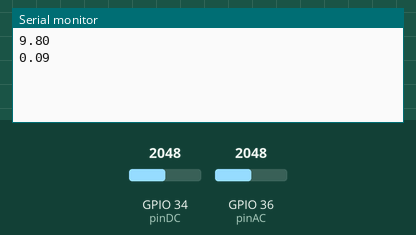
This sketch was run on a simulated ESP32. On the bench: the last lines printed to the serial monitor. Inputs (shaded band) come from the test bench; at power-on: GPIO 34 (pinDC) = 2048, GPIO 36 (pinAC) = 2048.

Above: at 2.2 s.
2.3 s: GPIO 34 (pinDC) set to 2866
At 2.6 s:
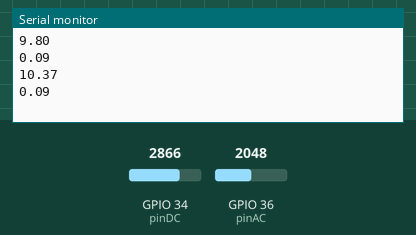
3.8 s: GPIO 36 (pinAC) set to 2866
At 5.1 s:
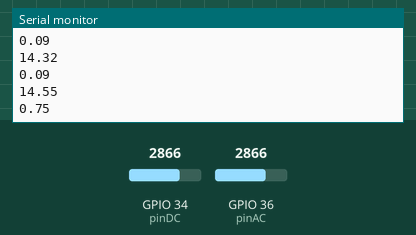
5.3 s: GPIO 34 (pinDC) set to 3603
At 6.0 s:
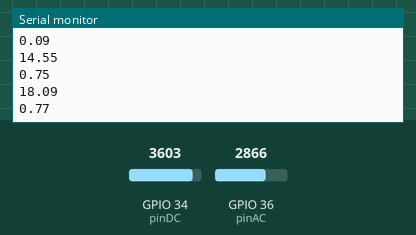
6.8 s: GPIO 36 (pinAC) set to 3603
At 7.7 s:
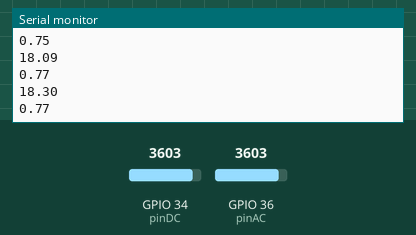
Timing chart, 0 to 9.3 s (numbered marks = the images above; inputs shaded):
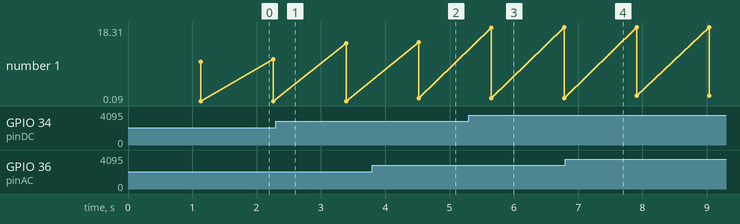

Measured:
- after the input at 3.8 s, the serial monitor: prints a new line after 0.72 s (image 2)
- after the input at 5.3 s, the serial monitor: prints a new line after 0.35 s (image 3)
- plotted number 1: 0.09 → 0.75 after the input at 3.8 s, 0.77 → 1.38 after the input at 6.8 s

The sketch:

multimetro.ino
```cpp
//Variables para DC
const int pinDC = 34;
float dcValue = 0;
float dcVoltage = 0;
//Variables para AC
const int n = 17;
const int pinAC = 36;
int acValue = 0;
float acVoltage = 0;
float aux =0;
float acV = 0;

void setup(){
  Serial.begin(9600);
  delay(1000);
}

void loop(){
  //Para calcular el Voltaje de corriente directa
  for(int i = 0; i < 100; i++){
    dcValue = analogRead(pinDC); //Tomar el valor obtenido del pin
    dcVoltage += dcValue * (3.33/4095.0); //Transformalo a valores reales
    delay(1);
  }
  //Promediar
  dcVoltage /= n;


  //Para calcular el Voltage de corriente alterna
  for(int i = 0; i < n; i++){
    acValue = analogRead(pinAC); //Tomar el valor del pin
    aux = acValue;  //HAcerlo flotante
    aux = aux * (3.3/4095.0) - 1.56; //Convertirlo a flotante
    acVoltage += (aux * aux); //Al cuadrado
    delay(1);
  }
  //Promediar los resultados
  acVoltage /= n;
  //Obtener raiz cuadrada
  acV = sqrt(acVoltage) ;

  //Imprimir los valores
  Serial.println(dcVoltage);
  Serial.println(acV);
  delay(1000);
}
```
